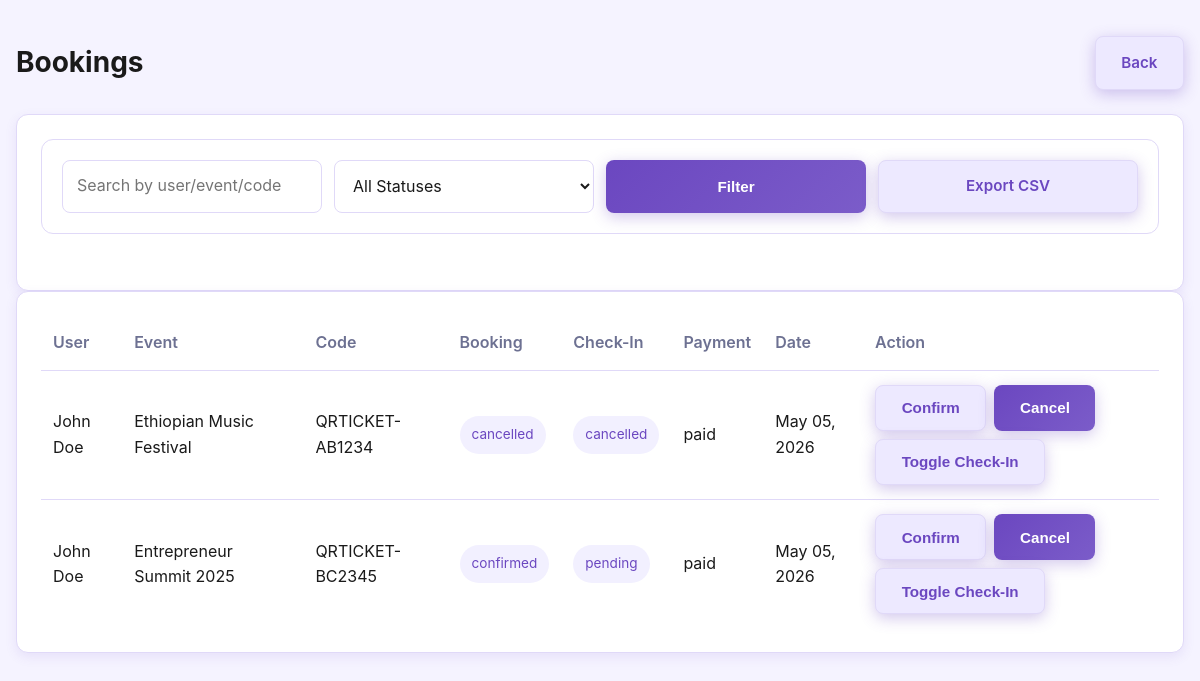
/admin-bookings.php (signed in), run on the app's committed database.
### tables this page shows
CREATE TABLE `bookings` (
  `id` int(11) NOT NULL,
  `user_id` int(11) NOT NULL,
  `event_id` int(11) NOT NULL,
  `qr_code` varchar(120) NOT NULL,
  `status` enum('pending','confirmed','cancelled') NOT NULL DEFAULT 'confirmed',
  `created_at` timestamp NOT NULL DEFAULT current_timestamp(),
  `is_used` tinyint(1) NOT NULL DEFAULT 0,
  `ticket_number` varchar(40) DEFAULT NULL,
  `qr_code_data` text DEFAULT NULL,
  `validation_token` varchar(128) DEFAULT NULL,
  `payment_status` varchar(30) NOT NULL DEFAULT 'paid',
  `check_in_status` varchar(30) NOT NULL DEFAULT 'pending',
  `checked_in_at` datetime DEFAULT NULL,
  `ticket_type` varchar(50) NOT NULL DEFAULT 'Regular'
);

CREATE TABLE `users` (
  `id` int(11) NOT NULL,
  `name` varchar(120) NOT NULL,
  `email` varchar(150) NOT NULL,
  `password` varchar(255) NOT NULL,
  `role` enum('admin','organizer','user') NOT NULL DEFAULT 'user',
  `status` enum('pending','approved','rejected') NOT NULL DEFAULT 'approved',
  `created_at` timestamp NOT NULL DEFAULT current_timestamp(),
  `is_blocked` tinyint(1) NOT NULL DEFAULT 0,
  `profile_image` varchar(255) DEFAULT NULL,
  `organization_name` varchar(150) DEFAULT NULL,
  `contact_info` varchar(150) DEFAULT NULL,
  `social_links` text DEFAULT NULL
);

CREATE TABLE `events` (
  `id` int(11) NOT NULL,
  `title` varchar(180) NOT NULL,
  `description` text NOT NULL,
  `date` date NOT NULL,
  `location` varchar(120) NOT NULL,
  `organizer_id` int(11) NOT NULL,
  `category_id` int(11) NOT NULL,
  `image_url` varchar(255) NOT NULL,
  `status` enum('published','draft') NOT NULL DEFAULT 'published',
  `created_at` timestamp NOT NULL DEFAULT current_timestamp(),
  `is_featured` tinyint(1) NOT NULL DEFAULT 0,
  `attendance_count` int(11) NOT NULL DEFAULT 0,
  `lifecycle_status` varchar(20) DEFAULT NULL,
  `event_time` time DEFAULT NULL,
  `capacity` int(11) DEFAULT 0,
  `registration_deadline` date DEFAULT NULL,
  `ticket_type` varchar(50) DEFAULT 'Regular'
);

### includes/config.php (called while the page is built, shortened)
<?php
function sanitize($value)
{
    return htmlspecialchars(trim($value), ENT_QUOTES, 'UTF-8');
}
function db_has_column($mysqli, $table, $column)
{
    $safeTable = preg_replace('/[^a-zA-Z0-9_]/', '', $table);
    $safeColumn = preg_replace('/[^a-zA-Z0-9_]/', '', $column);
    $query = "SHOW COLUMNS FROM `$safeTable` LIKE '$safeColumn'";
    $result = $mysqli->query($query);
    return $result && $result->num_rows > 0;
}

### admin-bookings.php (the view, shortened to what this page needs)
<?php
require_once 'includes/config.php';
$pageTitle = 'Admin Bookings | Event Ethiopia';
$qrColumn = db_has_column($mysqli, 'bookings', 'qr_code') ? 'qr_code' : 'ticket_code';
$search = trim($_GET['search'] ?? '');
$where = ["1=1"];
$stmt = $mysqli->prepare("SELECT b.id,b.status,b.payment_status,b.check_in_status,b.checked_in_at,b.created_at,b.$qrColumn ticket_code,u.name user_name,e.title event_title FROM bookings b JOIN users u ON u.id=b.user_id JOIN events e ON e.id=b.event_id WHERE " . implode(' AND ', $where) . " ORDER BY b.created_at DESC");
$stmt->execute();
$rows = $stmt->get_result()->fetch_all(MYSQLI_ASSOC);
?>
<!DOCTYPE html><html lang="en"><head><meta charset="UTF-8"><meta name="viewport" content="width=device-width, initial-scale=1.0"><title><?= sanitize($pageTitle) ?></title><link rel="stylesheet" href="css/style.css"></head><body>
<main class="page-content wrapper">
<section class="heading-bar"><h2>Bookings</h2><a href="admin-dashboard.php" class="button button-alt">Back</a></section>
<div class="dashboard-card">
<form method="get" class="filter-panel">
<input type="text" name="search" placeholder="Search by user/event/code" value="<?= sanitize($search) ?>">
<select name="status"><option value="">All Statuses</option></select>
<button class="button" type="submit">Filter</button>
<a href="admin-bookings.php?export=csv" class="button button-alt">Export CSV</a>
</form>
</div>
<div class="dashboard-card"><table class="list-table"><thead><tr><th>User</th><th>Event</th><th>Code</th><th>Booking</th><th>Check-In</th><th>Payment</th><th>Date</th><th>Action</th></tr></thead><tbody>
<?php foreach ($rows as $row): ?>
<tr>
<td><?= sanitize($row['user_name']) ?></td><td><?= sanitize($row['event_title']) ?></td><td><?= sanitize($row['ticket_code']) ?></td><td><span class="badge"><?= sanitize($row['status']) ?></span></td><td><span class="badge"><?= sanitize($row['check_in_status']) ?></span></td><td><?= sanitize($row['payment_status']) ?></td><td><?= date('M d, Y', strtotime($row['created_at'])) ?></td>
<td><form method="post" style="display:flex;gap:8px;flex-wrap:wrap;"><input type="hidden" name="booking_id" value="<?= (int) $row['id'] ?>"><button class="button button-alt" name="status" value="confirmed">Confirm</button><button class="button" name="status" value="cancelled">Cancel</button><button class="button button-alt" name="toggle_checkin" value="<?= (int) $row['id'] ?>">Toggle Check-In</button></form></td>
</tr>
<?php endforeach; ?>
</tbody></table></div></main></body></html>

### css/style.css (style rules this page uses)
* { box-sizing: border-box; }
:root { --bg: #f5f3ff; --surface: #ffffff; --primary: #6b47c0; --primary-dark: #5a3d99; --primary-soft: #ede9ff; --text: #1a1a1a; --text-secondary: #666666; --border: #e0d9f8; --shadow: 0 4px 12px rgba(107, 71, 192, 0.1); --shadow-lg: 0 8px 24px rgba(107, 71, 192, 0.15); --muted: #6d7192; }
html { scroll-behavior: smooth; }
body { margin: 0; font-family: 'Inter', sans-serif; background: var(--bg); color: var(--text); line-height: 1.6; overflow-x: hidden; }
a { color: var(--primary); text-decoration: none; }
.wrapper { width: min(1200px, calc(100% - 32px)); margin: 0 auto; }
.button, .button-alt { display: inline-flex; align-items: center; justify-content: center; padding: 0.85rem 1.6rem; border-radius: 8px; font-weight: 600; text-decoration: none; border: none; cursor: pointer; transition: all 0.3s ease; font-size: 0.95rem; }
.button { background: linear-gradient(135deg, #6b47c0 0%, #7b5cc9 100%); color: white; box-shadow: 0 4px 15px rgba(107, 71, 192, 0.3); }
.button-alt { background: var(--primary-soft); color: var(--primary); border: 1px solid var(--border); }
.page-content { padding: 36px 0 64px; }
section.heading-bar { display: flex; align-items: center; justify-content: space-between; flex-wrap: wrap; gap: 16px; margin-bottom: 24px; }
.heading-bar h2 { margin: 0; font-size: 1.75rem; }
.filter-panel { display: grid; grid-template-columns: repeat(4, minmax(0, 1fr)); gap: 12px; margin-bottom: 32px; background: var(--surface); padding: 20px; border-radius: 12px; border: 1px solid var(--border); }
.filter-panel input, .filter-panel select, .form-input, .form-textarea { width: 100%; padding: 12px 14px; border: 1px solid var(--border); border-radius: 8px; background: var(--surface); font: inherit; color: var(--text); transition: all 0.2s ease; }
.profile-box, .dashboard-card { background: var(--surface); border: 1px solid var(--border); border-radius: 24px; padding: 24px; box-shadow: var(--shadow); }
.dashboard-card { background: var(--surface); border: 1px solid var(--border); border-radius: 12px; padding: 24px; box-shadow: var(--shadow); }
.list-table { width: 100%; border-collapse: collapse; }
.list-table th, .list-table td { padding: 14px 12px; border-bottom: 1px solid var(--border); text-align: left; }
.list-table th { color: var(--muted); font-weight: 600; }
.list-table tr:last-child td { border-bottom: none; }
.badge { display: inline-flex; align-items: center; padding: 8px 12px; border-radius: 999px; font-size: 0.85rem; background: #f2f0ff; color: var(--primary); }

### data on the page
bookings: user.name "John Doe", event.title "Ethiopian Music Festival", qr_code "QRTICKET-AB1234", status "cancelled", check_in_status "cancelled", payment_status "paid", created_at "May 05, 2026", $row['id'] 1 (drawn)
bookings: user.name "John Doe", event.title "Entrepreneur Summit 2025", qr_code "QRTICKET-BC2345", status "confirmed", check_in_status "pending", payment_status "paid", created_at "May 05, 2026", $row['id'] 2 (drawn)
